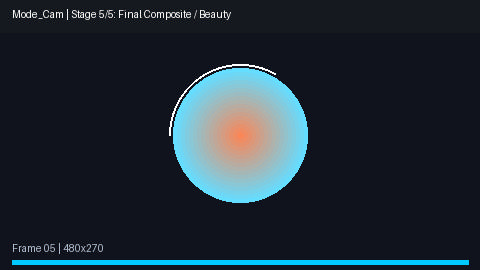
#> input picture tests/fixtures/color_modes/mode_05_cmyk.jpg, 480 x 270 px; its folder holds only this picture in this run
$ python -i export_engine.py   (imports and definitions only)
#> lines starting #> are read from the running program, lines starting #| are printed output that depends on the picture
"""breakdown_animator.export_engine
================================
High-performance, pure-Pillow export engine for animated GIF and WebP generation
with zero external binary dependencies. Features global palette quantization,
aspect ratio harmonization, timing math, streaming generator processing,
and predictor-corrector file-size auto-tuning.
"""

from __future__ import annotations

import gc
import math
import os
import threading
from dataclasses import dataclass
from enum import Enum
from pathlib import Path
from typing import Any, Callable, Dict, Iterator, List, Optional, Sequence, Tuple, Union

from PIL import Image, features

from breakdown_animator.sequence_engine import (
    CorruptImageError,
    DimensionMismatchError,
    EmptySequenceError,
    FrameInfo,
    load_and_normalize_frame,
    normalize_frame_mode,
)


# ============================================================================
# Enums
# ============================================================================

# [15 lines that did not run here, left out]


class QuantizeMethod(str, Enum):
    """Pillow color quantization algorithm for 8-bit palette images."""
    MEDIAN_CUT = "median_cut"
    FAST_OCTREE = "fast_octree"
    MAX_COVERAGE = "max_coverage"
    LIBIMAGEQUANT = "libimagequant"


# [17 lines that did not run here, left out]


class HarmonizeMode(str, Enum):
    """Dimension harmonization method for mismatched frame aspect ratios."""
    LETTERBOX = "letterbox"
    FIT = "fit"
    CROP = "crop"
    STRETCH = "stretch"


# Standard scale resolution map
SCALE_PRESETS: Dict[str, Tuple[int, int]] = {
    "4k": (3840, 2160),
    "2160p": (3840, 2160),
    "1440p": (2560, 1440),
    "2k": (2560, 1440),
    "1080p": (1920, 1080),
    "fhd": (1920, 1080),
    "720p": (1280, 720),
    "hd": (1280, 720),
    "540p": (960, 540),
    "qhd": (960, 540),
    "480p": (854, 480),
    "sd": (854, 480),
    "360p": (640, 360),
}


# ============================================================================
# Dataclasses
# ============================================================================

# [26 lines that did not run here, left out]


# [18 lines that did not run here, left out]


# ============================================================================
# Timing Math
# ============================================================================

# [558 lines left out: functions calculate_frame_durations, resolve_target_dimensions, harmonize_frame, _get_pillow_quantize_constant, generate_global_sequence_palette, _export_single_pass and 1 more, not called in this run]

>>> import cv2
>>> picture = cv2.imread('../tests/fixtures/color_modes/mode_05_cmyk.jpg', cv2.IMREAD_GRAYSCALE)
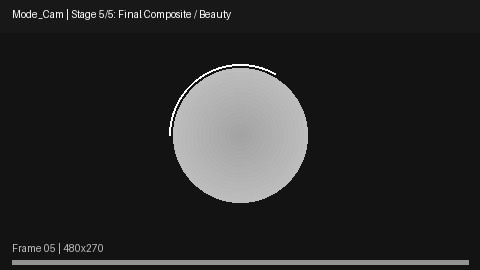
#> picture: shape (270, 480); min 1, max 255, mean 41.4
#> (the run stopped early here; a loop or call above may not have finished)
